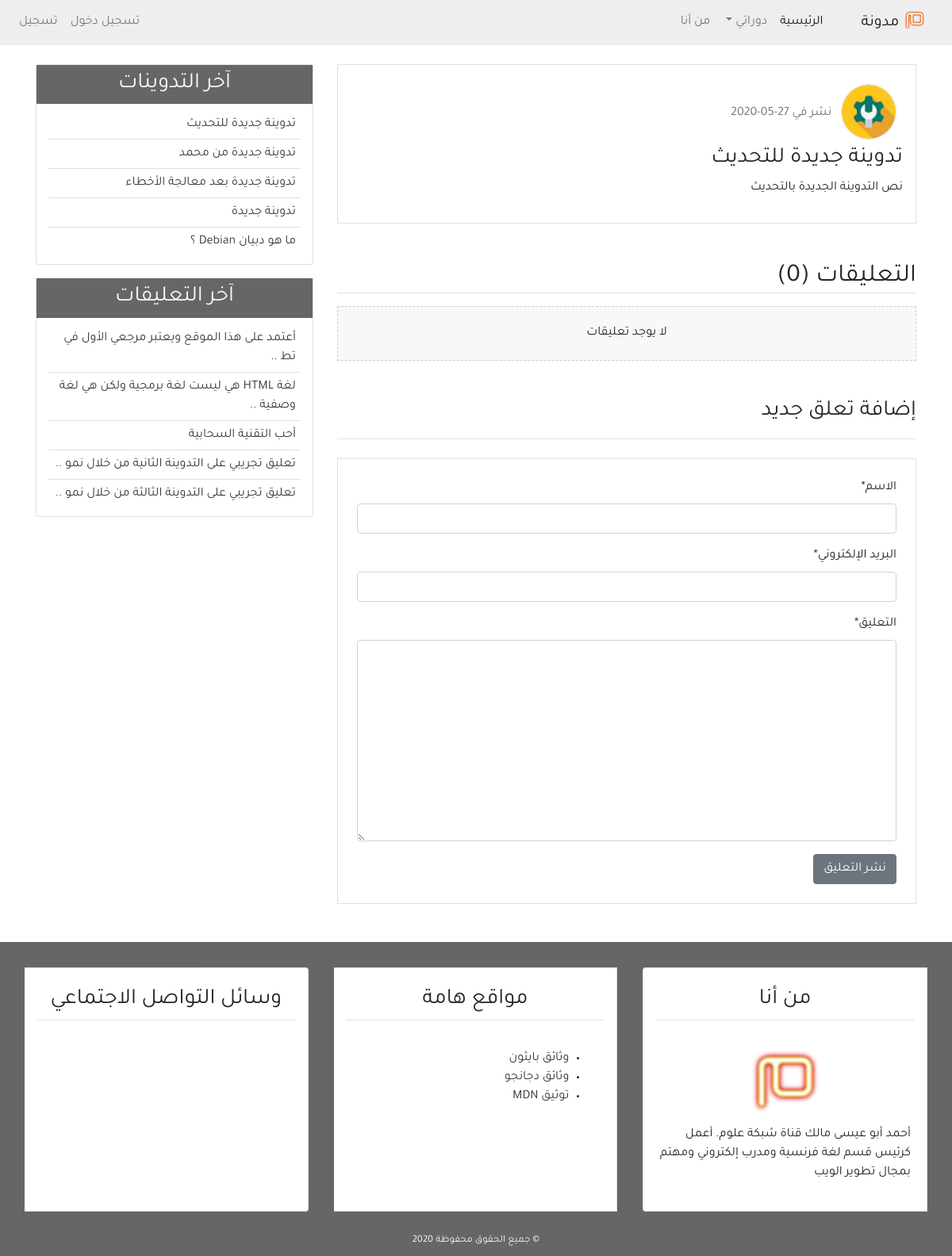
Screenshot of /detail/28/ with the database file from the repository.
### blog/models.py (models this page shows, shortened)
class Post(models.Model):
    title = models.CharField(max_length=100)
    content = models.TextField()
    post_date = models.DateTimeField(default=timezone.now)
    post_update = models.DateTimeField(auto_now=True)
    author = models.ForeignKey(User, on_delete=models.CASCADE)
    def __str__(self):
        return self.title
    class Meta:
        ordering = ('-post_date', )

class Comment(models.Model):
    name = models.CharField(max_length=50, verbose_name='الاسم')
    email = models.EmailField(verbose_name='البريد الإلكتروني')
    body = models.TextField(verbose_name='التعليق')
    comment_date = models.DateTimeField(auto_now_add=True)
    active = models.BooleanField(default=False)
    post = models.ForeignKey(
        Post, on_delete=models.CASCADE, related_name='comments')
    class Meta:
        ordering = ('-comment_date',)

### user/models.py (models this page shows, shortened)
class Profile(models.Model):
    image = models.ImageField(default='default.jpg', upload_to='profile_pics')
    user = models.OneToOneField(User, on_delete=models.CASCADE)

### blog/views.py (the view)
# urls.py: path('detail/<int:post_id>/', views.post_detail, name='detail'),
def post_detail(request, post_id):
    post = get_object_or_404(Post, pk=post_id)
    comments = post.comments.filter(active=True)
    if request.method == 'POST':
        comment_form = NewComment(data=request.POST)
        if comment_form.is_valid():
            new_comment = comment_form.save(commit=False)
            new_comment.post = post
            new_comment.save()
            comment_form = NewComment()
    else:
        comment_form = NewComment()
    context = {
        'title': post,
        'post': post,
        'comments': comments,
        'comment_form': comment_form,
    }
    return render(request, 'blog/detail.html', context)

### blog/forms.py
class NewComment(forms.ModelForm):
    class Meta:
        model = Comment
        fields = ('name', 'email', 'body')

### blog/templatetags/post_tag.py (called while the page is built)
@register.inclusion_tag('blog/latest_posts.html')
def latest_posts():
    context = {
        'l_posts': Post.objects.all()[0:5],
    }
    return context

@register.inclusion_tag('blog/latest_comments.html')
def latest_comments():
    context = {
        'l_comments': Comment.objects.filter(active=True)[:5],
    }
    return context

### blog/templates/blog/detail.html (shortened to what this page needs)
{% extends 'blog/base.html' %}
{% block content %}
{% load crispy_forms_tags %}
<div class="border p-3 mb-3">
    <img class="img-fluid rounded-circle border m-2" style="width: 70px; height:70px;"
        src="{{post.author.profile.image.url}}" alt="صورة الناشر">
    <span class="text-secondary">نشر في {{post.post_date|date:'d-m-Y'}}</span>
    <h3>{{post.title}}</h3>
    <p>{{post.content}}</p>
</div>
<h2 class="border-bottom mt-5 mb-3">التعليقات ({{comments.count}})</h2>
{% for comment in comments %}
<ul class="p-3 comment">
    <h6 class="border-bottom p-2">( {{comment.name}} ) <span
            class="text-secondary">{{comment.comment_date|date:'d-m-Y'}}</span></h6>
    {{comment.body}}
</ul>
{% empty %}
<h6 class="text-center p-4 mb-3 comment">لا يوجد تعليقات</h6>
{% endfor %}
<h3 class="border-bottom pb-3 mb-3 mt-5">إضافة تعلق جديد</h3>
<div class="border p-4 mb-5 mt-4">
    <form method="POST">
        {{comment_form|crispy}}
        <input class="btn btn-secondary" type="submit" value="نشر التعليق">
    </form>
</div>
{% endblock content %}

### blog/templates/blog/latest_posts.html
<ul class="list-group-flush latest-post">
    {% for post in l_posts %}
    <li class="list-group-item latest-post-item">
        <a class="text-dark" href="{% url 'detail' post.id %}">{{post.title}}</a>
    </li>
    {% empty %}
    <li class="list-group-item latest-post-item">لا يوجد تدوينات</li>
    {% endfor %}
</ul>

### blog/templates/blog/latest_comments.html
<ul class="list-group-flush latest-comment">
    {% for comment in l_comments %}
    <li class="list-group-item latest-comment-item">
        <a class="text-dark" href="{% url 'detail' comment.post.id %}">
            {% if comment.body|length > 40 %}
            {{comment.body|slice:'45'}} ..
            {% else %}
            {{comment.body}}
            {% endif %}
        </a>
    </li>
    {% empty %}
    <li class="list-group-item latest-comment-item">لا يوجد تعليقات</li>
    {% endfor %}
</ul>

### blog/static/blog/css/main.css (style rules this page uses)
html, body { direction: rtl; text-align: right; }
body { font-family: 'Tajawal', sans-serif; }
.latest-post, .latest-comment { padding: 0 15px; }
.latest-post .latest-post-item, .latest-comment .latest-comment-item { padding: 6px; }
.latest-post li:first-child, .latest-comment li:first-child { border-top: 0; }
.latest-post li:last-child, .latest-comment li:last-child { border-bottom: 0; padding-bottom: 0; }
.comment { background-color: #f8f8f8; border: 1px dashed #CCC; }

### rows the page displays
Post: author.profile.image (picture), post_date "27-05-2020", title "تدوينة جديدة للتحديث", content "نص التدوينة الجديدة بالتحديث"
Post: title "تدوينة جديدة من محمد"
Post: title "تدوينة جديدة بعد معالجة الأخطاء"
Post: title "تدوينة جديدة"
Post: title "ما هو دبيان Debian ؟"
Comment: body "أعتمد على هذا الموقع ويعتبر مرجعي الأول في تط"
Comment: body "لغة HTML هي ليست لغة برمجية ولكن هي لغة وصفية"
Comment: body "أحب التقنية السحابية"
Comment: body "تعليق تجريبي على التدوينة الثانية من خلال نمو"
Comment: body "تعليق تجريبي على التدوينة الثالثة من خلال نمو"

### other values shown
{{ comments.count }} "0"
